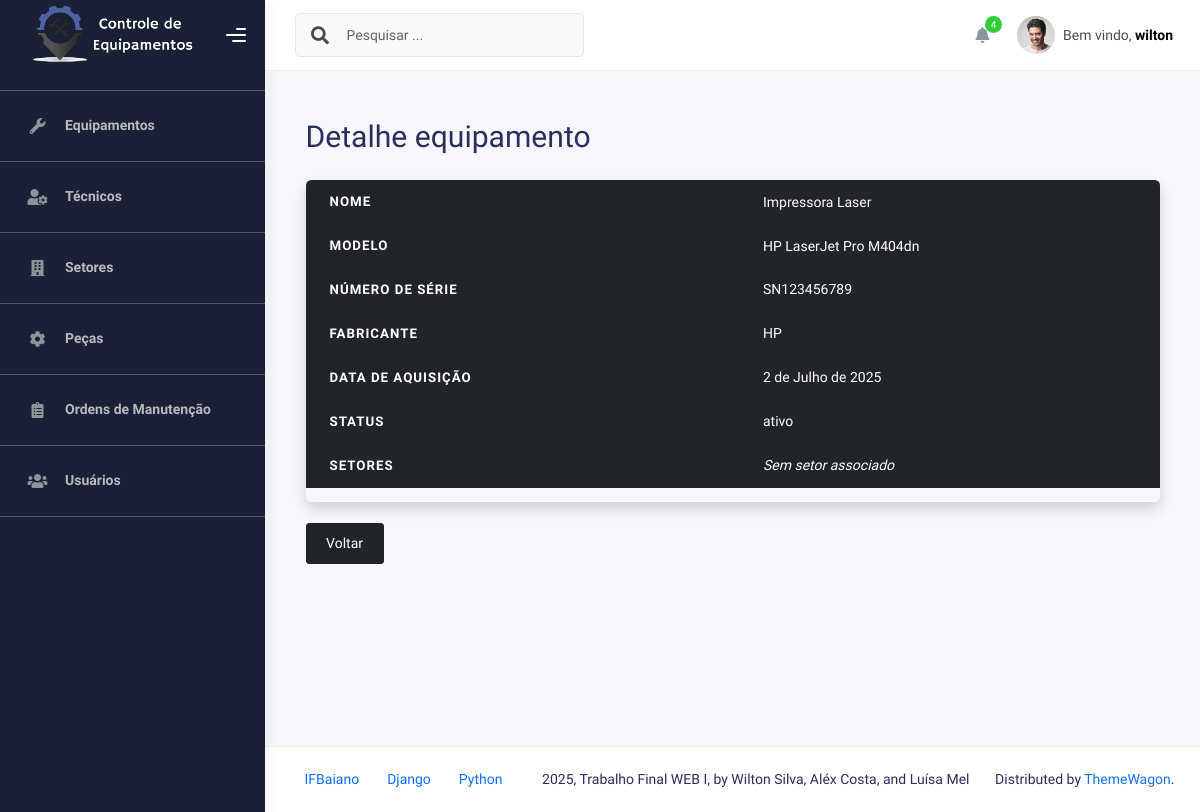
The page /equipamentos/3/ (signed in) on the database its author committed.
### Equipamentos/models.py (models this page shows, shortened)
class Equipamento(models.Model):
    nome = models.CharField(max_length=100)
    modelo = models.CharField(max_length=100)
    numero_serie = models.CharField(max_length=100)
    fabricante = models.CharField(max_length=100)
    data_aquisicao = models.DateField()
    STATUS_CHOICES = [
        ('ativo', 'Ativo'),
        ('inativo', 'Inativo'),
        ('manutencao', 'Em manutenção'),
    ]
    status = models.CharField(max_length=20, choices=STATUS_CHOICES, default='ativo')
    setores = models.ManyToManyField(
        'Setores.Setor',
        through='Setores.EquipamentoSetor',
        related_name='equipamentos'
    )

### Equipamentos/views.py (the view)
# urls.py: path('<int:id>/', equipamento_views.detalhe_equipamento, name='detalhe_equipamento'),
@login_required
@permission_required('Equipamentos.view_equipamento', raise_exception=True)
def detalhe_equipamento(request, id):
    equipamento = (
        Equipamento.objects
        .prefetch_related('setores')
        .get(id=id)
    )
    return render(request,
                  'equipamentos/detalhe_equipamento.html', {'equipamento': equipamento})

### templates/equipamentos/detalhe_equipamento.html
{% extends "_base.html" %}
{% block content %}
<div class="container mt-4">
    <h1 class="mb-4">Detalhe equipamento</h1>
    <div class="table-responsive shadow rounded">
        <table class="table table-striped table-hover align-middle">
            <thead class="table-dark">
                <tr><th>Nome</th scope="col"><td>{{ equipamento.nome }}</td></tr>
                <tr><th>Modelo</th scope="col"><td>{{ equipamento.modelo }}</td></tr>
                <tr><th>Número de série</th scope="col"><td>{{ equipamento.numero_serie }}</td></tr>
                <tr><th>Fabricante</th scope="col"><td>{{ equipamento.fabricante }}</td></tr>
                <tr><th>Data de Aquisição</th scope="col"><td>{{ equipamento.data_aquisicao }}</td></tr>
                <tr><th>Status</th scope="col"><td>{{ equipamento.status }}</td></tr>
                <tr>
                    <th>Setores</th>
                    <td>
                        {% if equipamento.setores.exists %}
                            <ul class="list-unstyled mb-0">
                                {% for setor in equipamento.setores.all %}
                                    <li>
                                        <a href="{% url 'detalhe_setor' setor.id %}">
                                            {{ setor.nome }}
                                        </a>
                                    </li>
                                {% endfor %}
                            </ul>
                        {% else %}
                            <em>Sem setor associado</em>
                        {% endif %}
                    </td>
                </tr>
            </thead>
        </table>
    </div>
    <br>
    <a href="/equipamentos/">
        <button class="btn btn-dark">Voltar</button>
    </a>
</div>
{% endblock %}

### templates/__topbar.html (shortened to what this page needs)
{% load static %}
<div class="main-header">
<nav class="navbar navbar-header navbar-header-transparent navbar-expand-lg border-bottom">
  <div class="container-fluid">
    <nav class="navbar navbar-header-left navbar-expand-lg navbar-form nav-search p-0 d-none d-lg-flex">
      <div class="input-group">
        <div class="input-group-prepend">
          <button type="submit" class="btn btn-search pe-1">
            <i class="fa fa-search search-icon"></i>
          </button>
        </div>
        <input type="text" placeholder="Pesquisar ..." class="form-control" />
      </div>
    </nav>
    <ul class="navbar-nav topbar-nav ms-md-auto align-items-center">
      <li class="nav-item topbar-icon dropdown hidden-caret">
        <a class="nav-link dropdown-toggle" href="#" id="notifDropdown" role="button"
          data-bs-toggle="dropdown" aria-haspopup="true" aria-expanded="false">
          <i class="fa fa-bell"></i>
          <span class="notification">4</span>
        </a>
      </li>
      <li class="nav-item topbar-user dropdown hidden-caret">
        <a class="dropdown-toggle profile-pic" data-bs-toggle="dropdown" href="#" aria-expanded="false">
          <div class="avatar-sm">
            <img src="{% static 'img/profile.jpg' %}" alt="..." class="avatar-img rounded-circle" />
          </div>
          <span class="profile-username">
            <span class="op-7">Bem vindo,</span>
            <span class="fw-bold">{{ user.username }}</span>
          </span>
        </a>
      </li>
    </ul>
  </div>
</nav>
</div>

### rows shown on the page
Equipamento: nome "Impressora Laser", modelo "HP LaserJet Pro M404dn", numero_serie "SN123456789", fabricante "HP", data_aquisicao "2 de Julho de 2025", status "ativo"

### other values the page prints
{{ user.username }} "wilton"
